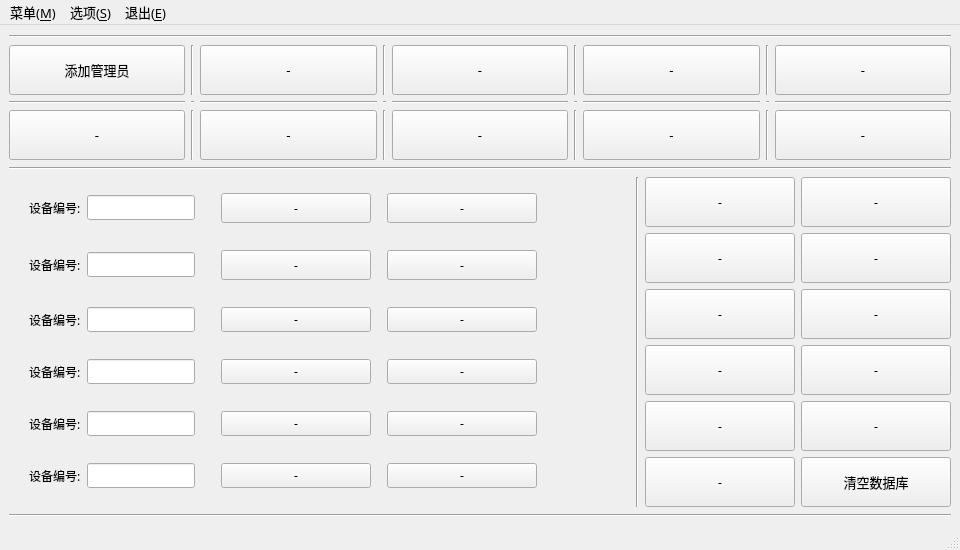
<?xml version="1.0" encoding="UTF-8"?>
<ui version="4.0">
 <class>SimulateDataToolForm</class>
 <widget class="QMainWindow" name="SimulateDataToolForm">
  <property name="geometry">
   <rect>
    <x>0</x>
    <y>0</y>
    <width>960</width>
    <height>550</height>
   </rect>
  </property>
  <property name="minimumSize">
   <size>
    <width>960</width>
    <height>550</height>
   </size>
  </property>
  <property name="maximumSize">
   <size>
    <width>960</width>
    <height>550</height>
   </size>
  </property>
  <property name="font">
   <font>
    <family>JetBrains Mono</family>
    <pointsize>9</pointsize>
   </font>
  </property>
  <property name="cursor">
   <cursorShape>PointingHandCursor</cursorShape>
  </property>
  <property name="windowTitle">
   <string>managetooL</string>
  </property>
  <property name="windowIcon">
   <iconset resource="../../../Resource.qrc">
    <normaloff>:/res/action/tool.ico</normaloff>:/res/action/tool.ico</iconset>
  </property>
  <widget class="QWidget" name="centralwidget">
   <layout class="QVBoxLayout" name="verticalLayout_2">
    <item>
     <widget class="Line" name="line_3">
      <property name="orientation">
       <enum>Qt::Horizontal</enum>
      </property>
     </widget>
    </item>
    <item>
     <layout class="QGridLayout" name="gridLayout_2">
      <item row="1" column="6">
       <widget class="Line" name="line_16">
        <property name="orientation">
         <enum>Qt::Horizontal</enum>
        </property>
       </widget>
      </item>
      <item row="0" column="3">
       <widget class="Line" name="line_6">
        <property name="orientation">
         <enum>Qt::Vertical</enum>
        </property>
       </widget>
      </item>
      <item row="0" column="1">
       <widget class="Line" name="line_5">
        <property name="orientation">
         <enum>Qt::Vertical</enum>
        </property>
       </widget>
      </item>
      <item row="2" column="1">
       <widget class="Line" name="line_7">
        <property name="orientation">
         <enum>Qt::Vertical</enum>
        </property>
       </widget>
      </item>
      <item row="0" column="7">
       <widget class="Line" name="line_11">
        <property name="orientation">
         <enum>Qt::Vertical</enum>
        </property>
       </widget>
      </item>
      <item row="0" column="5">
       <widget class="Line" name="line_8">
        <property name="orientation">
         <enum>Qt::Vertical</enum>
        </property>
       </widget>
      </item>
      <item row="1" column="1">
       <widget class="Line" name="line_18">
        <property name="orientation">
         <enum>Qt::Horizontal</enum>
        </property>
       </widget>
      </item>
      <item row="1" column="4">
       <widget class="Line" name="line_15">
        <property name="orientation">
         <enum>Qt::Horizontal</enum>
        </property>
       </widget>
      </item>
      <item row="1" column="3">
       <widget class="Line" name="line_19">
        <property name="orientation">
         <enum>Qt::Horizontal</enum>
        </property>
       </widget>
      </item>
      <item row="1" column="7">
       <widget class="Line" name="line_21">
        <property name="orientation">
         <enum>Qt::Horizontal</enum>
        </property>
       </widget>
      </item>
      <item row="2" column="3">
       <widget class="Line" name="line_10">
        <property name="orientation">
         <enum>Qt::Vertical</enum>
        </property>
       </widget>
      </item>
      <item row="1" column="8">
       <widget class="Line" name="line_17">
        <property name="orientation">
         <enum>Qt::Horizontal</enum>
        </property>
       </widget>
      </item>
      <item row="2" column="5">
       <widget class="Line" name="line_9">
        <property name="orientation">
         <enum>Qt::Vertical</enum>
        </property>
       </widget>
      </item>
      <item row="2" column="7">
       <widget class="Line" name="line_12">
        <property name="orientation">
         <enum>Qt::Vertical</enum>
        </property>
       </widget>
      </item>
      <item row="1" column="2">
       <widget class="Line" name="line_14">
        <property name="orientation">
         <enum>Qt::Horizontal</enum>
        </property>
       </widget>
      </item>
      <item row="0" column="0">
       <widget class="QPushButton" name="pushButton_7">
        <property name="minimumSize">
         <size>
          <width>0</width>
          <height>50</height>
         </size>
        </property>
        <property name="font">
         <font>
          <family>宋体</family>
          <pointsize>10</pointsize>
         </font>
        </property>
        <property name="styleSheet">
         <string notr="true"/>
        </property>
        <property name="text">
         <string>添加管理员</string>
        </property>
        <property name="icon">
         <iconset resource="../../../Resource.qrc">
          <normaloff>:/res/loginui/add.ico</normaloff>:/res/loginui/add.ico</iconset>
        </property>
        <property name="iconSize">
         <size>
          <width>25</width>
          <height>25</height>
         </size>
        </property>
        <property name="autoDefault">
         <bool>false</bool>
        </property>
        <property name="default">
         <bool>false</bool>
        </property>
        <property name="flat">
         <bool>false</bool>
        </property>
       </widget>
      </item>
      <item row="1" column="0">
       <widget class="Line" name="line_13">
        <property name="orientation">
         <enum>Qt::Horizontal</enum>
        </property>
       </widget>
      </item>
      <item row="1" column="5">
       <widget class="Line" name="line_20">
        <property name="orientation">
         <enum>Qt::Horizontal</enum>
        </property>
       </widget>
      </item>
      <item row="2" column="8">
       <widget class="QPushButton" name="pushButton_12">
        <property name="minimumSize">
         <size>
          <width>0</width>
          <height>50</height>
         </size>
        </property>
        <property name="font">
         <font>
          <family>宋体</family>
          <pointsize>10</pointsize>
         </font>
        </property>
        <property name="text">
         <string>-</string>
        </property>
        <property name="flat">
         <bool>false</bool>
        </property>
       </widget>
      </item>
      <item row="0" column="8">
       <widget class="QPushButton" name="pushButton_3">
        <property name="minimumSize">
         <size>
          <width>0</width>
          <height>50</height>
         </size>
        </property>
        <property name="font">
         <font>
          <family>宋体</family>
          <pointsize>10</pointsize>
         </font>
        </property>
        <property name="text">
         <string>-</string>
        </property>
        <property name="flat">
         <bool>false</bool>
        </property>
       </widget>
      </item>
      <item row="2" column="6">
       <widget class="QPushButton" name="pushButton_11">
        <property name="minimumSize">
         <size>
          <width>0</width>
          <height>50</height>
         </size>
        </property>
        <property name="font">
         <font>
          <family>宋体</family>
          <pointsize>10</pointsize>
         </font>
        </property>
        <property name="text">
         <string>-</string>
        </property>
        <property name="flat">
         <bool>false</bool>
        </property>
       </widget>
      </item>
      <item row="0" column="6">
       <widget class="QPushButton" name="pushButton_4">
        <property name="minimumSize">
         <size>
          <width>0</width>
          <height>50</height>
         </size>
        </property>
        <property name="font">
         <font>
          <family>宋体</family>
          <pointsize>10</pointsize>
         </font>
        </property>
        <property name="text">
         <string>-</string>
        </property>
        <property name="flat">
         <bool>false</bool>
        </property>
       </widget>
      </item>
      <item row="2" column="4">
       <widget class="QPushButton" name="pushButton_10">
        <property name="minimumSize">
         <size>
          <width>0</width>
          <height>50</height>
         </size>
        </property>
        <property name="font">
         <font>
          <family>宋体</family>
          <pointsize>10</pointsize>
         </font>
        </property>
        <property name="text">
         <string>-</string>
        </property>
        <property name="flat">
         <bool>false</bool>
        </property>
       </widget>
      </item>
      <item row="0" column="4">
       <widget class="QPushButton" name="pushButton_5">
        <property name="minimumSize">
         <size>
          <width>0</width>
          <height>50</height>
         </size>
        </property>
        <property name="font">
         <font>
          <family>宋体</family>
          <pointsize>10</pointsize>
         </font>
        </property>
        <property name="text">
         <string>-</string>
        </property>
        <property name="flat">
         <bool>false</bool>
        </property>
       </widget>
      </item>
      <item row="0" column="2">
       <widget class="QPushButton" name="pushButton_6">
        <property name="minimumSize">
         <size>
          <width>0</width>
          <height>50</height>
         </size>
        </property>
        <property name="font">
         <font>
          <family>宋体</family>
          <pointsize>10</pointsize>
         </font>
        </property>
        <property name="text">
         <string>-</string>
        </property>
        <property name="flat">
         <bool>false</bool>
        </property>
       </widget>
      </item>
      <item row="2" column="2">
       <widget class="QPushButton" name="pushButton_9">
        <property name="minimumSize">
         <size>
          <width>0</width>
          <height>50</height>
         </size>
        </property>
        <property name="font">
         <font>
          <family>宋体</family>
          <pointsize>10</pointsize>
         </font>
        </property>
        <property name="text">
         <string>-</string>
        </property>
        <property name="flat">
         <bool>false</bool>
        </property>
       </widget>
      </item>
      <item row="2" column="0">
       <widget class="QPushButton" name="pushButton_8">
        <property name="minimumSize">
         <size>
          <width>0</width>
          <height>50</height>
         </size>
        </property>
        <property name="font">
         <font>
          <family>宋体</family>
          <pointsize>10</pointsize>
         </font>
        </property>
        <property name="text">
         <string>-</string>
        </property>
        <property name="flat">
         <bool>false</bool>
        </property>
       </widget>
      </item>
     </layout>
    </item>
    <item>
     <widget class="Line" name="line">
      <property name="orientation">
       <enum>Qt::Horizontal</enum>
      </property>
     </widget>
    </item>
    <item>
     <layout class="QHBoxLayout" name="horizontalLayout">
      <item>
       <layout class="QGridLayout" name="gridLayout_3">
        <item row="4" column="5">
         <spacer name="horizontalSpacer_4">
          <property name="orientation">
           <enum>Qt::Horizontal</enum>
          </property>
          <property name="sizeHint" stdset="0">
           <size>
            <width>10</width>
            <height>20</height>
           </size>
          </property>
         </spacer>
        </item>
        <item row="2" column="6">
         <widget class="QPushButton" name="pushButton_17">
          <property name="minimumSize">
           <size>
            <width>0</width>
            <height>30</height>
           </size>
          </property>
          <property name="text">
           <string>-</string>
          </property>
          <property name="flat">
           <bool>false</bool>
          </property>
         </widget>
        </item>
        <item row="1" column="2">
         <spacer name="verticalSpacer_3">
          <property name="orientation">
           <enum>Qt::Vertical</enum>
          </property>
          <property name="sizeType">
           <enum>QSizePolicy::Maximum</enum>
          </property>
          <property name="sizeHint" stdset="0">
           <size>
            <width>20</width>
            <height>5</height>
           </size>
          </property>
         </spacer>
        </item>
        <item row="6" column="2">
         <widget class="QLineEdit" name="edit4"/>
        </item>
        <item row="4" column="1">
         <widget class="QLabel" name="label_3">
          <property name="text">
           <string>设备编号:</string>
          </property>
         </widget>
        </item>
        <item row="0" column="4">
         <widget class="QPushButton" name="pushButton_13">
          <property name="minimumSize">
           <size>
            <width>150</width>
            <height>30</height>
           </size>
          </property>
          <property name="text">
           <string>-</string>
          </property>
          <property name="default">
           <bool>false</bool>
          </property>
          <property name="flat">
           <bool>false</bool>
          </property>
         </widget>
        </item>
        <item row="4" column="4">
         <widget class="QPushButton" name="pushButton_14">
          <property name="text">
           <string>-</string>
          </property>
         </widget>
        </item>
        <item row="2" column="4">
         <widget class="QPushButton" name="pushButton_16">
          <property name="minimumSize">
           <size>
            <width>0</width>
            <height>30</height>
           </size>
          </property>
          <property name="text">
           <string>-</string>
          </property>
          <property name="flat">
           <bool>false</bool>
          </property>
         </widget>
        </item>
        <item row="2" column="1">
         <widget class="QLabel" name="label">
          <property name="text">
           <string>设备编号:</string>
          </property>
         </widget>
        </item>
        <item row="10" column="4">
         <widget class="QPushButton" name="pushButton_22">
          <property name="text">
           <string>-</string>
          </property>
         </widget>
        </item>
        <item row="3" column="2">
         <spacer name="verticalSpacer_4">
          <property name="orientation">
           <enum>Qt::Vertical</enum>
          </property>
          <property name="sizeType">
           <enum>QSizePolicy::Maximum</enum>
          </property>
          <property name="sizeHint" stdset="0">
           <size>
            <width>20</width>
            <height>5</height>
           </size>
          </property>
         </spacer>
        </item>
        <item row="5" column="2">
         <spacer name="verticalSpacer_5">
          <property name="orientation">
           <enum>Qt::Vertical</enum>
          </property>
          <property name="sizeType">
           <enum>QSizePolicy::Maximum</enum>
          </property>
          <property name="sizeHint" stdset="0">
           <size>
            <width>20</width>
            <height>5</height>
           </size>
          </property>
         </spacer>
        </item>
        <item row="6" column="1">
         <widget class="QLabel" name="label_4">
          <property name="text">
           <string>设备编号:</string>
          </property>
         </widget>
        </item>
        <item row="4" column="2">
         <widget class="QLineEdit" name="edit3"/>
        </item>
        <item row="10" column="1">
         <widget class="QLabel" name="label_6">
          <property name="text">
           <string>设备编号:</string>
          </property>
         </widget>
        </item>
        <item row="4" column="3">
         <spacer name="horizontalSpacer_3">
          <property name="orientation">
           <enum>Qt::Horizontal</enum>
          </property>
          <property name="sizeHint" stdset="0">
           <size>
            <width>20</width>
            <height>20</height>
           </size>
          </property>
         </spacer>
        </item>
        <item row="10" column="2">
         <widget class="QLineEdit" name="edit6"/>
        </item>
        <item row="8" column="2">
         <widget class="QLineEdit" name="edit5"/>
        </item>
        <item row="8" column="4">
         <widget class="QPushButton" name="pushButton_21">
          <property name="text">
           <string>-</string>
          </property>
         </widget>
        </item>
        <item row="2" column="2">
         <widget class="QLineEdit" name="edit2">
          <property name="minimumSize">
           <size>
            <width>0</width>
            <height>20</height>
           </size>
          </property>
          <property name="maximumSize">
           <size>
            <width>16777215</width>
            <height>16777215</height>
           </size>
          </property>
         </widget>
        </item>
        <item row="8" column="1">
         <widget class="QLabel" name="label_5">
          <property name="text">
           <string>设备编号:</string>
          </property>
         </widget>
        </item>
        <item row="4" column="0">
         <spacer name="horizontalSpacer_2">
          <property name="orientation">
           <enum>Qt::Horizontal</enum>
          </property>
          <property name="sizeHint" stdset="0">
           <size>
            <width>20</width>
            <height>20</height>
           </size>
          </property>
         </spacer>
        </item>
        <item row="10" column="6">
         <widget class="QPushButton" name="pushButton_24">
          <property name="text">
           <string>-</string>
          </property>
         </widget>
        </item>
        <item row="6" column="4">
         <widget class="QPushButton" name="pushButton_19">
          <property name="text">
           <string>-</string>
          </property>
         </widget>
        </item>
        <item row="0" column="2">
         <widget class="QLineEdit" name="edit1"/>
        </item>
        <item row="4" column="6">
         <widget class="QPushButton" name="pushButton_18">
          <property name="text">
           <string>-</string>
          </property>
         </widget>
        </item>
        <item row="6" column="6">
         <widget class="QPushButton" name="pushButton_20">
          <property name="text">
           <string>-</string>
          </property>
         </widget>
        </item>
        <item row="0" column="6">
         <widget class="QPushButton" name="pushButton">
          <property name="minimumSize">
           <size>
            <width>150</width>
            <height>30</height>
           </size>
          </property>
          <property name="text">
           <string>-</string>
          </property>
          <property name="default">
           <bool>false</bool>
          </property>
          <property name="flat">
           <bool>false</bool>
          </property>
         </widget>
        </item>
        <item row="9" column="2">
         <spacer name="verticalSpacer_8">
          <property name="orientation">
           <enum>Qt::Vertical</enum>
          </property>
          <property name="sizeType">
           <enum>QSizePolicy::Maximum</enum>
          </property>
          <property name="sizeHint" stdset="0">
           <size>
            <width>20</width>
            <height>5</height>
           </size>
          </property>
         </spacer>
        </item>
        <item row="8" column="6">
         <widget class="QPushButton" name="pushButton_23">
          <property name="text">
           <string>-</string>
          </property>
         </widget>
        </item>
        <item row="0" column="1">
         <widget class="QLabel" name="label_2">
          <property name="text">
           <string>设备编号:</string>
          </property>
         </widget>
        </item>
        <item row="7" column="2">
         <spacer name="verticalSpacer_7">
          <property name="orientation">
           <enum>Qt::Vertical</enum>
          </property>
          <property name="sizeType">
           <enum>QSizePolicy::Maximum</enum>
          </property>
          <property name="sizeHint" stdset="0">
           <size>
            <width>20</width>
            <height>5</height>
           </size>
          </property>
         </spacer>
        </item>
       </layout>
      </item>
      <item>
       <spacer name="horizontalSpacer">
        <property name="orientation">
         <enum>Qt::Horizontal</enum>
        </property>
        <property name="sizeHint" stdset="0">
         <size>
          <width>40</width>
          <height>20</height>
         </size>
        </property>
       </spacer>
      </item>
      <item>
       <widget class="Line" name="line_2">
        <property name="orientation">
         <enum>Qt::Vertical</enum>
        </property>
       </widget>
      </item>
      <item>
       <layout class="QGridLayout" name="gridLayout">
        <item row="4" column="0">
         <widget class="QPushButton" name="pushButton_25">
          <property name="minimumSize">
           <size>
            <width>0</width>
            <height>50</height>
           </size>
          </property>
          <property name="text">
           <string>-</string>
          </property>
         </widget>
        </item>
        <item row="2" column="0">
         <widget class="QPushButton" name="pushButton_29">
          <property name="minimumSize">
           <size>
            <width>0</width>
            <height>50</height>
           </size>
          </property>
          <property name="text">
           <string>-</string>
          </property>
         </widget>
        </item>
        <item row="3" column="1">
         <widget class="QPushButton" name="pushButton_28">
          <property name="minimumSize">
           <size>
            <width>0</width>
            <height>50</height>
           </size>
          </property>
          <property name="text">
           <string>-</string>
          </property>
         </widget>
        </item>
        <item row="5" column="0">
         <widget class="QPushButton" name="pushButton_15">
          <property name="minimumSize">
           <size>
            <width>150</width>
            <height>50</height>
           </size>
          </property>
          <property name="text">
           <string>-</string>
          </property>
          <property name="default">
           <bool>false</bool>
          </property>
          <property name="flat">
           <bool>false</bool>
          </property>
         </widget>
        </item>
        <item row="5" column="1">
         <widget class="QPushButton" name="pushButton_2">
          <property name="minimumSize">
           <size>
            <width>150</width>
            <height>50</height>
           </size>
          </property>
          <property name="font">
           <font>
            <family>宋体</family>
            <pointsize>10</pointsize>
           </font>
          </property>
          <property name="text">
           <string>清空数据库</string>
          </property>
          <property name="icon">
           <iconset resource="../../../Resource.qrc">
            <normaloff>:/res/tab/clear.ico</normaloff>:/res/tab/clear.ico</iconset>
          </property>
          <property name="iconSize">
           <size>
            <width>30</width>
            <height>30</height>
           </size>
          </property>
          <property name="default">
           <bool>false</bool>
          </property>
          <property name="flat">
           <bool>false</bool>
          </property>
         </widget>
        </item>
        <item row="3" column="0">
         <widget class="QPushButton" name="pushButton_27">
          <property name="minimumSize">
           <size>
            <width>0</width>
            <height>50</height>
           </size>
          </property>
          <property name="text">
           <string>-</string>
          </property>
         </widget>
        </item>
        <item row="1" column="0">
         <widget class="QPushButton" name="pushButton_31">
          <property name="minimumSize">
           <size>
            <width>0</width>
            <height>50</height>
           </size>
          </property>
          <property name="text">
           <string>-</string>
          </property>
         </widget>
        </item>
        <item row="1" column="1">
         <widget class="QPushButton" name="pushButton_32">
          <property name="minimumSize">
           <size>
            <width>0</width>
            <height>50</height>
           </size>
          </property>
          <property name="text">
           <string>-</string>
          </property>
         </widget>
        </item>
        <item row="2" column="1">
         <widget class="QPushButton" name="pushButton_30">
          <property name="minimumSize">
           <size>
            <width>0</width>
            <height>50</height>
           </size>
          </property>
          <property name="text">
           <string>-</string>
          </property>
         </widget>
        </item>
        <item row="4" column="1">
         <widget class="QPushButton" name="pushButton_26">
          <property name="minimumSize">
           <size>
            <width>0</width>
            <height>50</height>
           </size>
          </property>
          <property name="text">
           <string>-</string>
          </property>
         </widget>
        </item>
        <item row="0" column="0">
         <widget class="QPushButton" name="pushButton_33">
          <property name="minimumSize">
           <size>
            <width>0</width>
            <height>50</height>
           </size>
          </property>
          <property name="text">
           <string>-</string>
          </property>
         </widget>
        </item>
        <item row="0" column="1">
         <widget class="QPushButton" name="pushButton_34">
          <property name="minimumSize">
           <size>
            <width>0</width>
            <height>50</height>
           </size>
          </property>
          <property name="text">
           <string>-</string>
          </property>
         </widget>
        </item>
       </layout>
      </item>
     </layout>
    </item>
    <item>
     <widget class="Line" name="line_4">
      <property name="orientation">
       <enum>Qt::Horizontal</enum>
      </property>
     </widget>
    </item>
   </layout>
  </widget>
  <widget class="QStatusBar" name="statusbar">
   <property name="toolTip">
    <string/>
   </property>
   <property name="toolTipDuration">
    <number>-1</number>
   </property>
  </widget>
  <widget class="QMenuBar" name="menubar">
   <property name="geometry">
    <rect>
     <x>0</x>
     <y>0</y>
     <width>960</width>
     <height>23</height>
    </rect>
   </property>
   <property name="font">
    <font>
     <family>宋体</family>
     <pointsize>10</pointsize>
    </font>
   </property>
   <widget class="QMenu" name="menu_E">
    <property name="title">
     <string>退出(&amp;E)</string>
    </property>
   </widget>
   <widget class="QMenu" name="menu_S">
    <property name="title">
     <string>选项(&amp;S)</string>
    </property>
   </widget>
   <widget class="QMenu" name="menu_M">
    <property name="title">
     <string>菜单(&amp;M)</string>
    </property>
   </widget>
   <addaction name="menu_M"/>
   <addaction name="menu_S"/>
   <addaction name="menu_E"/>
  </widget>
 </widget>
 <resources>
  <include location="../../../Resource.qrc"/>
 </resources>
 <connections/>
</ui>
